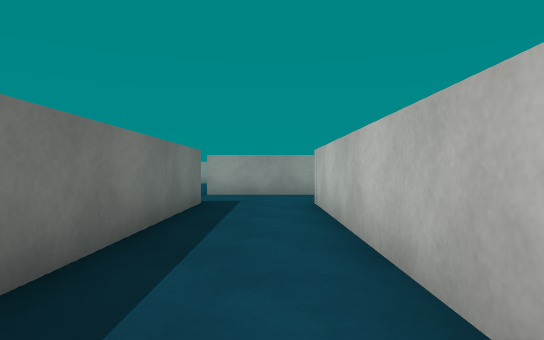
View 1 (above)

24 first-person views from a walk through a Unity game level. The camera is 0.67 m above the floor, looks level and sees 75° across. The floor is counted in squares, 1 m on a side. Each view is taken from the middle of a square. On the plan, view 1 faces up. The plan holds only what a view shows up to about 10 squares ahead; the rest is blank. The player character is not drawn. Surface patterns are stand-ins for the level's own textures.

View 2
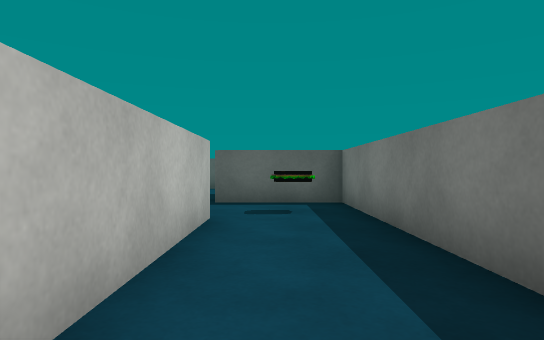

View 3
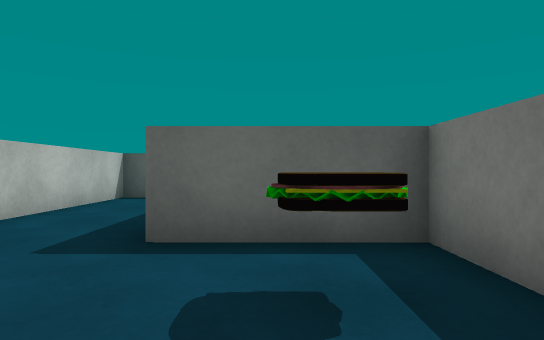

View 4
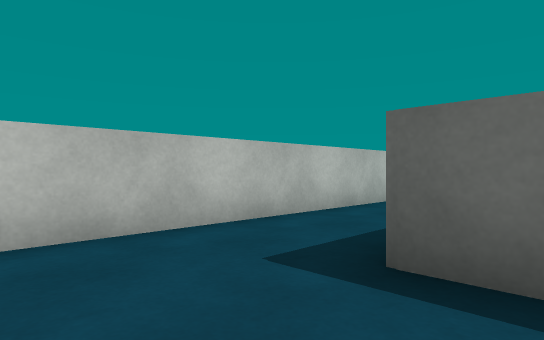

View 5
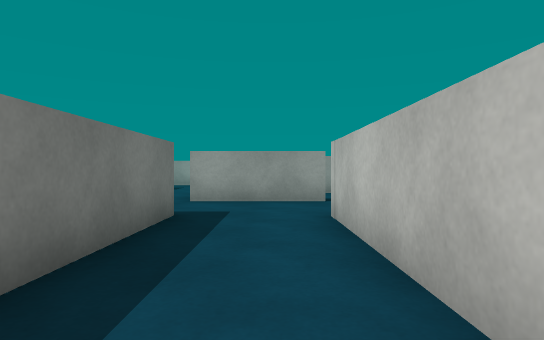

View 6
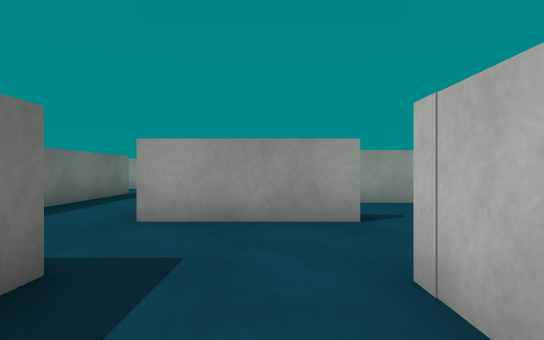

View 7
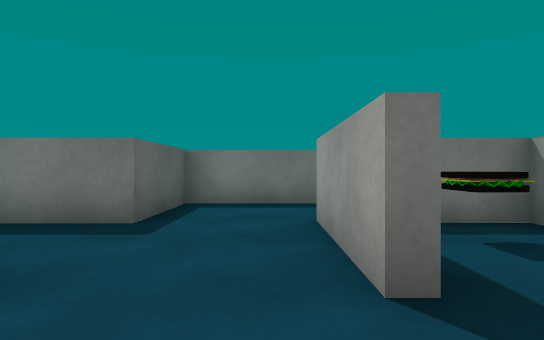

View 8
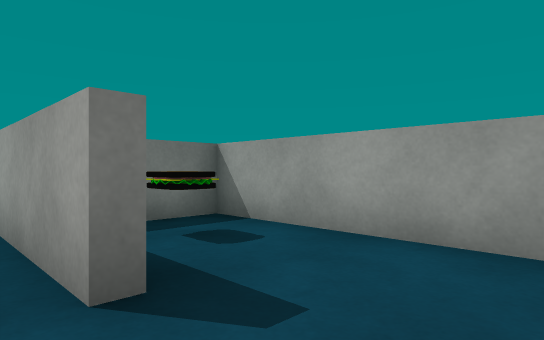

View 9
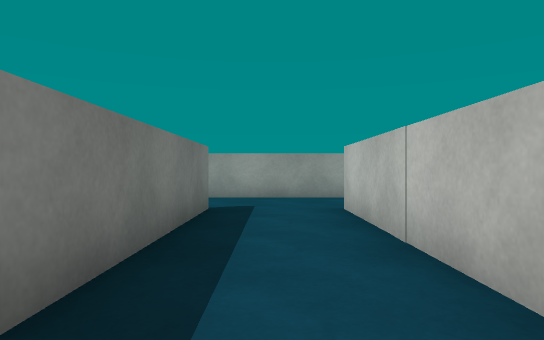

View 10
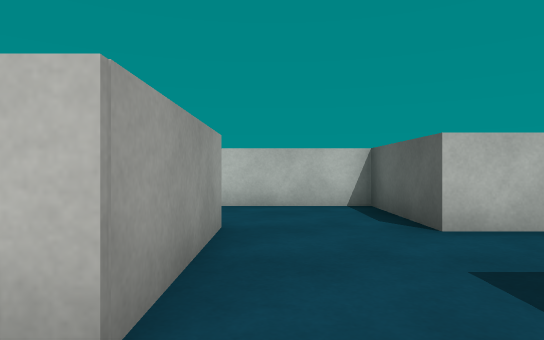

View 11
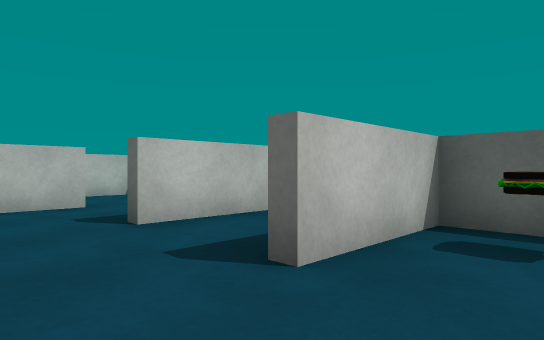

View 12
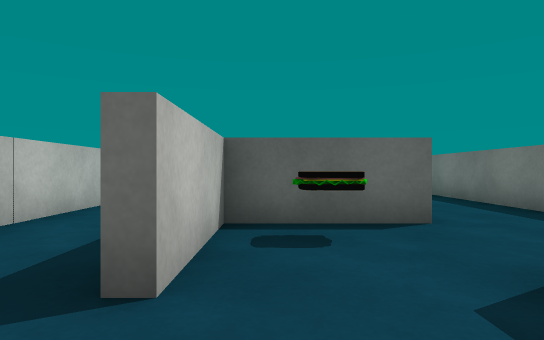

View 13
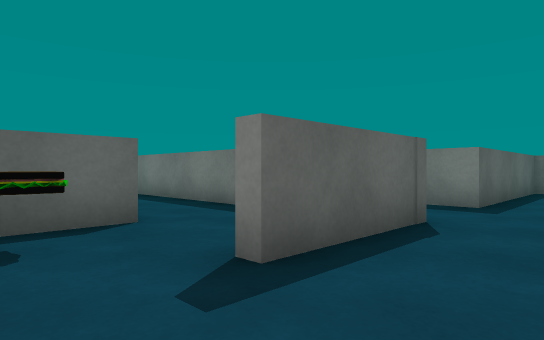

View 14
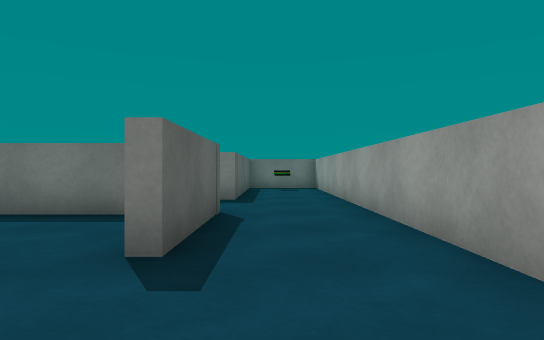

View 15
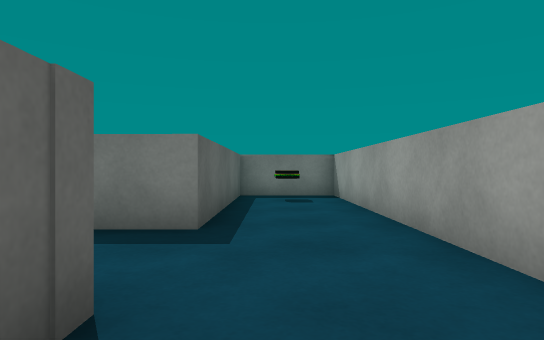

View 16
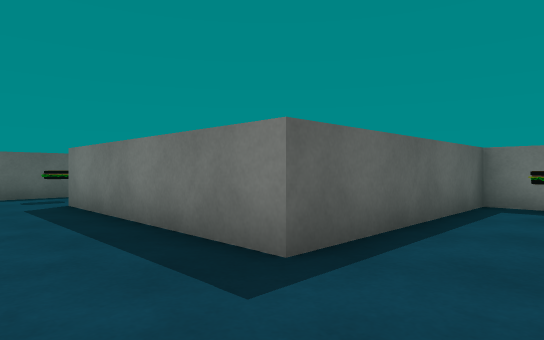

View 17
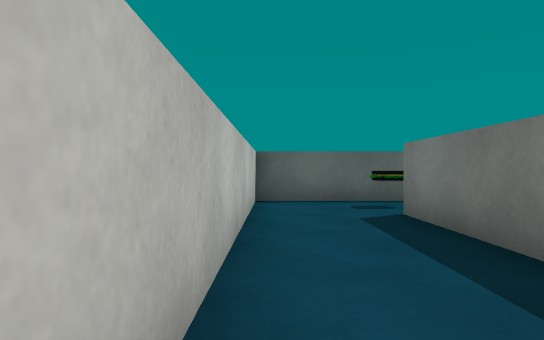

View 18
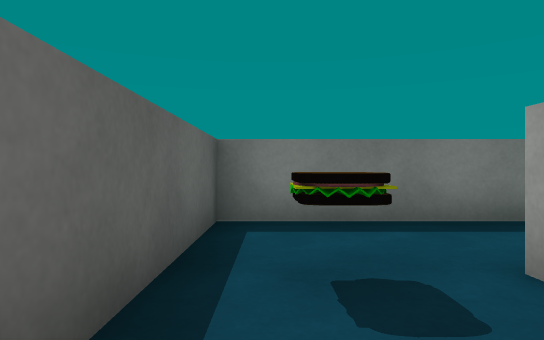

View 19
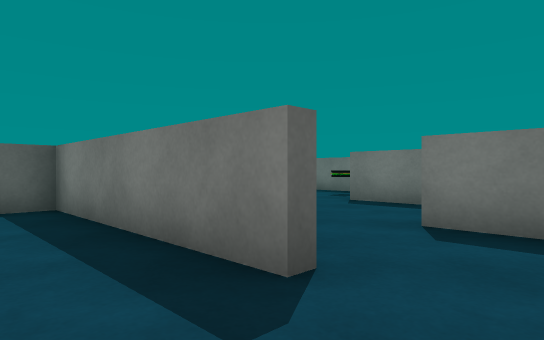

View 20
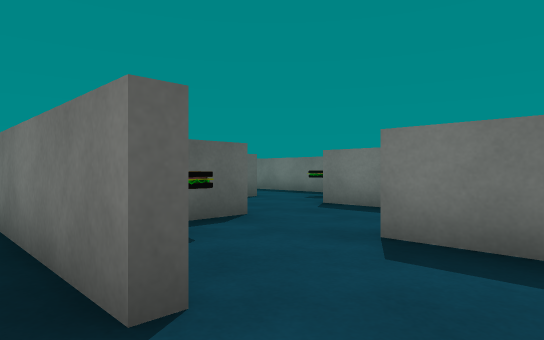

View 21
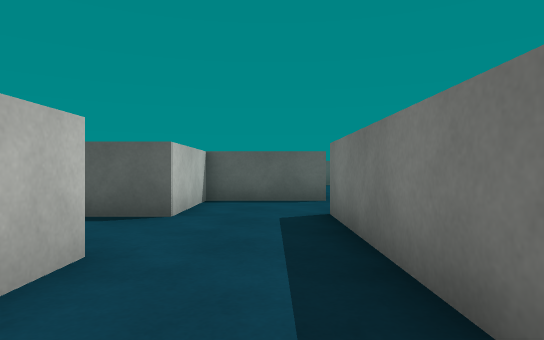

View 22
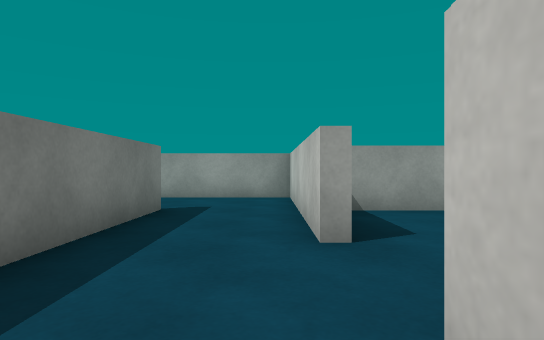

View 23
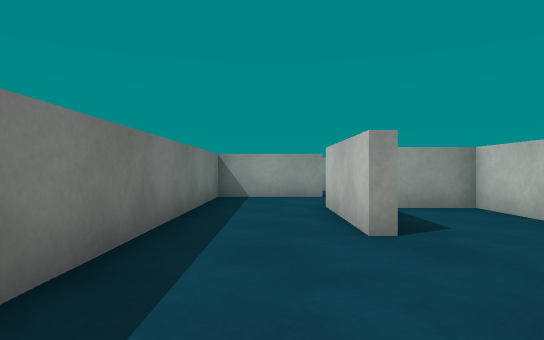

View 24
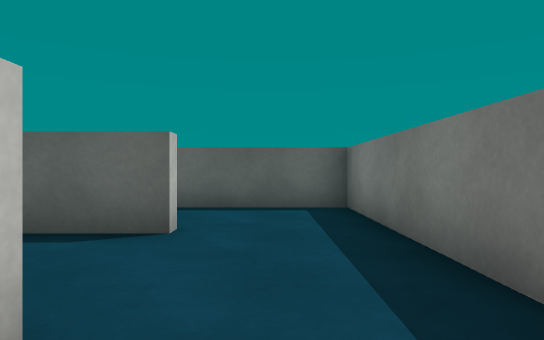

### Floor plan
Key: @ floor where view 1 was taken; # wall or solid block; x gap in a wall; . floor; O other object.
Columns run from 22 left of view 1 to 4 right of it. Each row starts with its distance up from view 1.
 18  #####################
 17   ...#................
 16   ...#O................#
 15   #..######..###..#.#..#
 14   #..#....#..#....#.#.....#
 13   #..#... #..#..OO#.#######
 12   #....#..#..#.##.#.#.....
 11   #...O#..#..#.#..#.#.O...
 10   #..###..#..#.#..#.####..#
  9  ....# #.....#....#.......#
  8 OO...# #..O..#....#.......#
  7  .#### #######..######.####
  6              #..     #.#
  5              ####    #.#
  4                      #.#
  3                      #.#
  2                     # .#
  1                     # .#
  0                      #@#
 -1                     ##.x..#
 -2                     #OO...#
 -3                     ####..#
 -4                         ..#
 -5                         ..#
 -6                         ..#
 -7                           #
 -8                          #
 -9                          #

Positions as (right, up) in squares from view 1, and headings:
1: (0, 0), facing up
2: (0, 4), facing down
3: (0, 0), facing down
4: (0, -1), facing down-right
5: (0, 2), facing up
6: (0, 5), facing up
7: (3, 9), facing left
8: (3, 9), facing up-left
9: (-3, 9), facing up
10: (-3, 9), facing right
11: (-6, 17), facing down-right
12: (-5, 17), facing down
13: (-5, 17), facing down-left
14: (-4, 16), facing left
15: (-8, 16), facing left
16: (-10, 17), facing down-left
17: (-10, 15), facing down
18: (-10, 8), facing left
19: (-13, 14), facing down-left
20: (-14, 14), facing down-left
21: (-19, 15), facing down
22: (-18, 9), facing up
23: (-8, 6), facing up
24: (-8, 11), facing down
